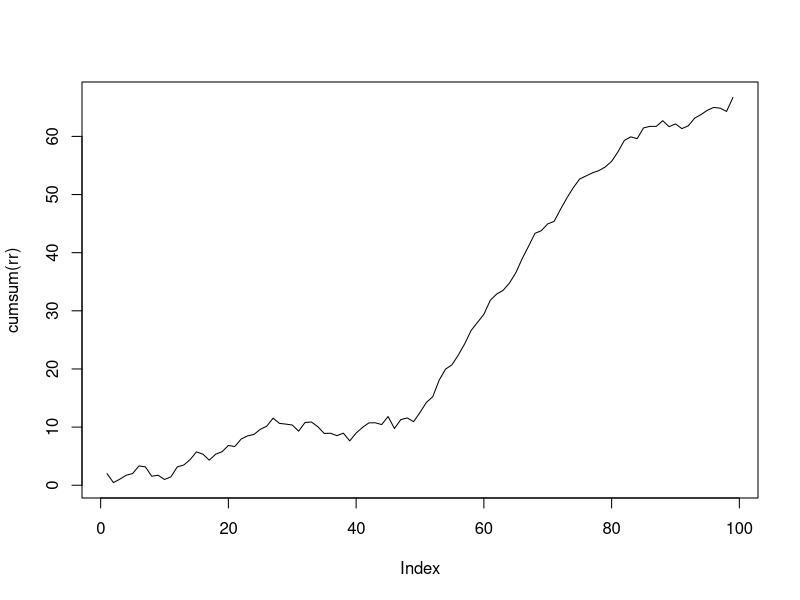
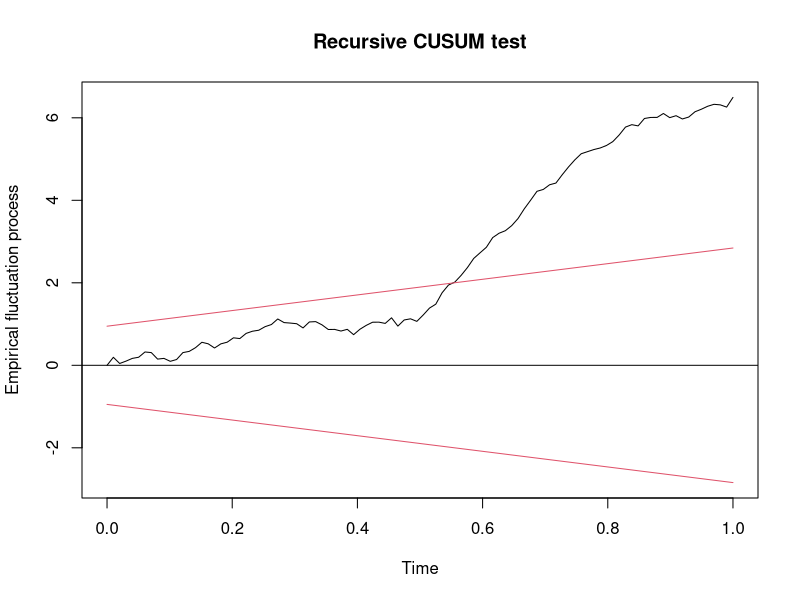

Write the R code that produced these figures, in order.
library(strucchange)


### Name: recresid
### Title: Recursive Residuals
### Aliases: recresid recresid.default recresid.formula recresid.lm
### Keywords: regression

### ** Examples

x <- rnorm(100) + rep(c(0, 2), each = 50)
rr <- recresid(x ~ 1)
plot(cumsum(rr), type = "l")

plot(efp(x ~ 1, type = "Rec-CUSUM"))
